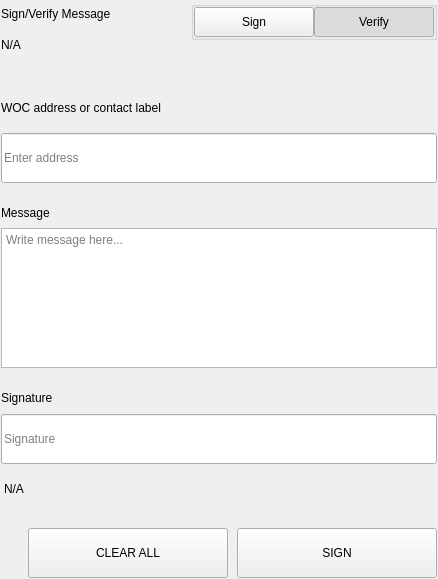
<?xml version="1.0" encoding="UTF-8"?>
<ui version="4.0">
 <class>SettingsSignMessageWidgets</class>
 <widget class="QWidget" name="SettingsSignMessageWidgets">
  <property name="geometry">
   <rect>
    <x>0</x>
    <y>0</y>
    <width>438</width>
    <height>579</height>
   </rect>
  </property>
  <property name="windowTitle">
   <string>Form</string>
  </property>
  <layout class="QVBoxLayout" name="verticalLayout">
   <property name="spacing">
    <number>0</number>
   </property>
   <property name="leftMargin">
    <number>0</number>
   </property>
   <property name="topMargin">
    <number>0</number>
   </property>
   <property name="rightMargin">
    <number>0</number>
   </property>
   <property name="bottomMargin">
    <number>0</number>
   </property>
   <item>
    <widget class="QWidget" name="left" native="true">
     <layout class="QVBoxLayout" name="verticalLayout_3">
      <property name="leftMargin">
       <number>0</number>
      </property>
      <property name="topMargin">
       <number>0</number>
      </property>
      <property name="rightMargin">
       <number>0</number>
      </property>
      <property name="bottomMargin">
       <number>0</number>
      </property>
      <item>
       <widget class="QWidget" name="container_sign" native="true">
        <layout class="QVBoxLayout" name="verticalLayout_2">
         <property name="spacing">
          <number>0</number>
         </property>
         <property name="leftMargin">
          <number>1</number>
         </property>
         <property name="topMargin">
          <number>1</number>
         </property>
         <property name="rightMargin">
          <number>1</number>
         </property>
         <property name="bottomMargin">
          <number>1</number>
         </property>
         <item>
          <layout class="QHBoxLayout" name="horizontalLayout_3" stretch="3,1">
           <property name="spacing">
            <number>40</number>
           </property>
           <item>
            <layout class="QVBoxLayout" name="verticalLayoutTitle">
             <property name="spacing">
              <number>5</number>
             </property>
             <item>
              <widget class="QLabel" name="labelTitle">
               <property name="text">
                <string>Sign/Verify Message</string>
               </property>
              </widget>
             </item>
             <item>
              <widget class="QLabel" name="labelSubtitle1">
               <property name="text">
                <string notr="true">N/A</string>
               </property>
               <property name="wordWrap">
                <bool>true</bool>
               </property>
              </widget>
             </item>
            </layout>
           </item>
           <item alignment="Qt::AlignRight|Qt::AlignTop">
            <widget class="QWidget" name="containerSwitch" native="true">
             <property name="styleSheet">
              <string notr="true">#containerSwitch{
	padding-top:9px;
}</string>
             </property>
             <layout class="QVBoxLayout" name="verticalLayout_6">
              <property name="spacing">
               <number>4</number>
              </property>
              <property name="leftMargin">
               <number>0</number>
              </property>
              <property name="topMargin">
               <number>0</number>
              </property>
              <property name="rightMargin">
               <number>0</number>
              </property>
              <property name="bottomMargin">
               <number>0</number>
              </property>
              <item alignment="Qt::AlignRight">
               <widget class="QGroupBox" name="groupBox">
                <property name="sizePolicy">
                 <sizepolicy hsizetype="Fixed" vsizetype="Preferred">
                  <horstretch>0</horstretch>
                  <verstretch>0</verstretch>
                 </sizepolicy>
                </property>
                <property name="title">
                 <string/>
                </property>
                <property name="alignment">
                 <set>Qt::AlignRight|Qt::AlignTop|Qt::AlignTrailing</set>
                </property>
                <layout class="QHBoxLayout" name="horizontalLayout_4">
                 <property name="spacing">
                  <number>0</number>
                 </property>
                 <property name="leftMargin">
                  <number>0</number>
                 </property>
                 <property name="topMargin">
                  <number>0</number>
                 </property>
                 <property name="rightMargin">
                  <number>0</number>
                 </property>
                 <property name="bottomMargin">
                  <number>0</number>
                 </property>
                 <item>
                  <widget class="QPushButton" name="pushSign">
                   <property name="minimumSize">
                    <size>
                     <width>120</width>
                     <height>30</height>
                    </size>
                   </property>
                   <property name="maximumSize">
                    <size>
                     <width>120</width>
                     <height>30</height>
                    </size>
                   </property>
                   <property name="focusPolicy">
                    <enum>Qt::NoFocus</enum>
                   </property>
                   <property name="text">
                    <string>Sign</string>
                   </property>
                   <property name="checkable">
                    <bool>true</bool>
                   </property>
                   <property name="autoExclusive">
                    <bool>true</bool>
                   </property>
                  </widget>
                 </item>
                 <item>
                  <widget class="QPushButton" name="pushVerify">
                   <property name="minimumSize">
                    <size>
                     <width>120</width>
                     <height>30</height>
                    </size>
                   </property>
                   <property name="maximumSize">
                    <size>
                     <width>120</width>
                     <height>30</height>
                    </size>
                   </property>
                   <property name="focusPolicy">
                    <enum>Qt::NoFocus</enum>
                   </property>
                   <property name="text">
                    <string>Verify</string>
                   </property>
                   <property name="checkable">
                    <bool>true</bool>
                   </property>
                   <property name="checked">
                    <bool>true</bool>
                   </property>
                   <property name="autoExclusive">
                    <bool>true</bool>
                   </property>
                  </widget>
                 </item>
                </layout>
               </widget>
              </item>
              <item alignment="Qt::AlignHCenter|Qt::AlignTop">
               <widget class="QLabel" name="labelSubtitleSwitch">
                <property name="text">
                 <string/>
                </property>
                <property name="alignment">
                 <set>Qt::AlignRight|Qt::AlignTrailing|Qt::AlignVCenter</set>
                </property>
               </widget>
              </item>
             </layout>
            </widget>
           </item>
          </layout>
         </item>
         <item>
          <spacer name="verticalSpacer_2">
           <property name="orientation">
            <enum>Qt::Vertical</enum>
           </property>
           <property name="sizeType">
            <enum>QSizePolicy::Fixed</enum>
           </property>
           <property name="sizeHint" stdset="0">
            <size>
             <width>20</width>
             <height>40</height>
            </size>
           </property>
          </spacer>
         </item>
         <item>
          <widget class="QWidget" name="containerAddress" native="true">
           <property name="sizePolicy">
            <sizepolicy hsizetype="Preferred" vsizetype="Fixed">
             <horstretch>0</horstretch>
             <verstretch>0</verstretch>
            </sizepolicy>
           </property>
           <layout class="QVBoxLayout" name="verticalLayout_5" stretch="0,0">
            <property name="spacing">
             <number>15</number>
            </property>
            <property name="leftMargin">
             <number>0</number>
            </property>
            <property name="topMargin">
             <number>0</number>
            </property>
            <property name="rightMargin">
             <number>0</number>
            </property>
            <property name="bottomMargin">
             <number>0</number>
            </property>
            <item>
             <widget class="QLabel" name="labelSubtitleAddress">
              <property name="minimumSize">
               <size>
                <width>0</width>
                <height>20</height>
               </size>
              </property>
              <property name="maximumSize">
               <size>
                <width>16777215</width>
                <height>20</height>
               </size>
              </property>
              <property name="text">
               <string>WOC address or contact label</string>
              </property>
             </widget>
            </item>
            <item>
             <widget class="QLineEdit" name="addressIn_SM">
              <property name="minimumSize">
               <size>
                <width>0</width>
                <height>50</height>
               </size>
              </property>
              <property name="maximumSize">
               <size>
                <width>16777215</width>
                <height>50</height>
               </size>
              </property>
              <property name="placeholderText">
               <string>Enter address</string>
              </property>
             </widget>
            </item>
           </layout>
          </widget>
         </item>
         <item>
          <spacer name="verticalSpacer_3">
           <property name="orientation">
            <enum>Qt::Vertical</enum>
           </property>
           <property name="sizeType">
            <enum>QSizePolicy::Fixed</enum>
           </property>
           <property name="sizeHint" stdset="0">
            <size>
             <width>20</width>
             <height>20</height>
            </size>
           </property>
          </spacer>
         </item>
         <item>
          <layout class="QVBoxLayout" name="verticalLayout_9">
           <property name="spacing">
            <number>5</number>
           </property>
           <item>
            <widget class="QLabel" name="labelSubtitleMessage">
             <property name="minimumSize">
              <size>
               <width>0</width>
               <height>20</height>
              </size>
             </property>
             <property name="maximumSize">
              <size>
               <width>16777215</width>
               <height>20</height>
              </size>
             </property>
             <property name="text">
              <string>Message</string>
             </property>
            </widget>
           </item>
           <item>
            <widget class="QPlainTextEdit" name="messageIn_SM">
             <property name="minimumSize">
              <size>
               <width>0</width>
               <height>140</height>
              </size>
             </property>
             <property name="maximumSize">
              <size>
               <width>16777215</width>
               <height>140</height>
              </size>
             </property>
             <property name="placeholderText">
              <string>Write message here...</string>
             </property>
            </widget>
           </item>
          </layout>
         </item>
         <item>
          <spacer name="verticalSpacer_4">
           <property name="orientation">
            <enum>Qt::Vertical</enum>
           </property>
           <property name="sizeType">
            <enum>QSizePolicy::Fixed</enum>
           </property>
           <property name="sizeHint" stdset="0">
            <size>
             <width>20</width>
             <height>20</height>
            </size>
           </property>
          </spacer>
         </item>
         <item>
          <widget class="QWidget" name="widget" native="true">
           <property name="minimumSize">
            <size>
             <width>0</width>
             <height>75</height>
            </size>
           </property>
           <property name="maximumSize">
            <size>
             <width>16777215</width>
             <height>16777215</height>
            </size>
           </property>
           <layout class="QVBoxLayout" name="verticalLayout_4">
            <property name="leftMargin">
             <number>0</number>
            </property>
            <property name="topMargin">
             <number>0</number>
            </property>
            <property name="rightMargin">
             <number>0</number>
            </property>
            <property name="bottomMargin">
             <number>0</number>
            </property>
            <item>
             <widget class="QLabel" name="labelSubtitleSignature">
              <property name="minimumSize">
               <size>
                <width>0</width>
                <height>20</height>
               </size>
              </property>
              <property name="maximumSize">
               <size>
                <width>16777215</width>
                <height>20</height>
               </size>
              </property>
              <property name="text">
               <string>Signature</string>
              </property>
             </widget>
            </item>
            <item>
             <widget class="QLineEdit" name="signatureOut_SM">
              <property name="minimumSize">
               <size>
                <width>0</width>
                <height>50</height>
               </size>
              </property>
              <property name="placeholderText">
               <string>Signature</string>
              </property>
             </widget>
            </item>
           </layout>
          </widget>
         </item>
         <item>
          <widget class="QLabel" name="statusLabel_SM">
           <property name="styleSheet">
            <string notr="true">padding-top:5px;</string>
           </property>
           <property name="text">
            <string notr="true">N/A</string>
           </property>
          </widget>
         </item>
         <item>
          <spacer name="verticalSpacer">
           <property name="orientation">
            <enum>Qt::Vertical</enum>
           </property>
           <property name="sizeType">
            <enum>QSizePolicy::Fixed</enum>
           </property>
           <property name="sizeHint" stdset="0">
            <size>
             <width>20</width>
             <height>20</height>
            </size>
           </property>
          </spacer>
         </item>
         <item>
          <layout class="QHBoxLayout" name="horizontalLayout_7">
           <property name="spacing">
            <number>9</number>
           </property>
           <item>
            <spacer name="horizontalSpacer_5">
             <property name="orientation">
              <enum>Qt::Horizontal</enum>
             </property>
             <property name="sizeType">
              <enum>QSizePolicy::Expanding</enum>
             </property>
             <property name="sizeHint" stdset="0">
              <size>
               <width>40</width>
               <height>20</height>
              </size>
             </property>
            </spacer>
           </item>
           <item>
            <widget class="QPushButton" name="pushButtonClear">
             <property name="minimumSize">
              <size>
               <width>200</width>
               <height>50</height>
              </size>
             </property>
             <property name="focusPolicy">
              <enum>Qt::NoFocus</enum>
             </property>
             <property name="text">
              <string>CLEAR ALL</string>
             </property>
            </widget>
           </item>
           <item>
            <widget class="QPushButton" name="pushButtonSave">
             <property name="minimumSize">
              <size>
               <width>200</width>
               <height>50</height>
              </size>
             </property>
             <property name="maximumSize">
              <size>
               <width>200</width>
               <height>50</height>
              </size>
             </property>
             <property name="focusPolicy">
              <enum>Qt::NoFocus</enum>
             </property>
             <property name="text">
              <string>SIGN</string>
             </property>
            </widget>
           </item>
          </layout>
         </item>
        </layout>
       </widget>
      </item>
     </layout>
    </widget>
   </item>
  </layout>
 </widget>
 <resources/>
 <connections/>
</ui>
